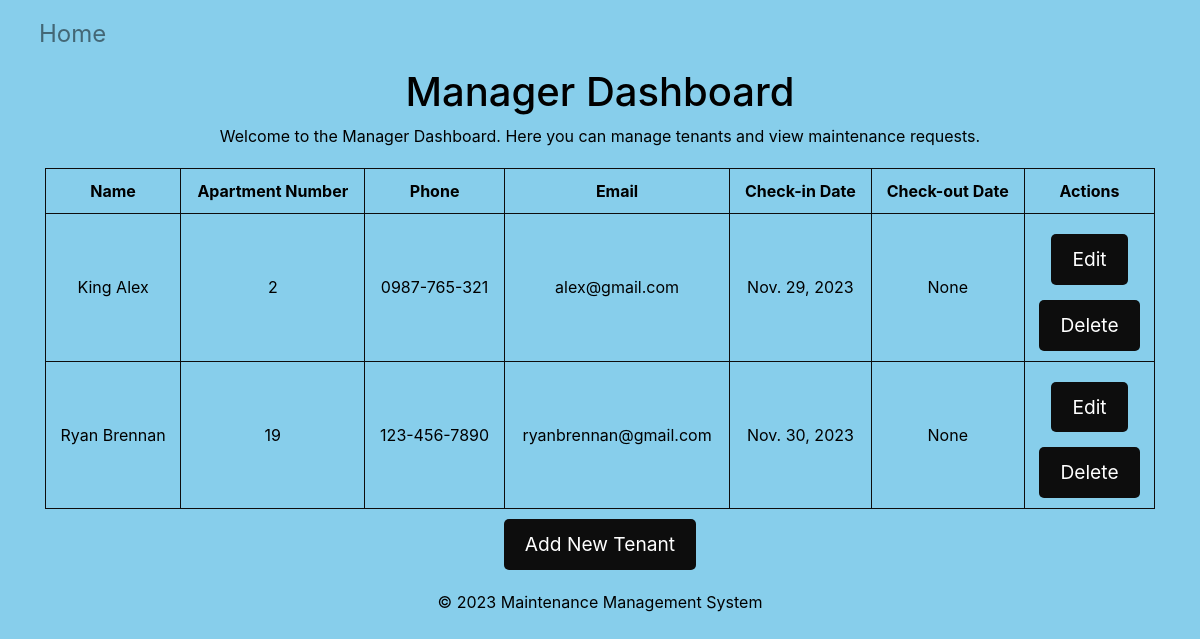
Page /maintenance/manager_view/ on the committed database.
### maintenance_app/models.py (models this page shows)
class Tenant(models.Model):
    name = models.CharField(max_length=100)
    apartment_number = models.CharField(max_length=10)
    phone = models.CharField(max_length=15)
    email = models.EmailField()
    check_in_date = models.DateField()
    check_out_date = models.DateField(null=True, blank=True)

### maintenance_app/views.py (the view)
# urls.py: path('manager_view/', views.manager_view, name='manager_view'),
def manager_view(request):
    tenants = Tenant.objects.all()  # Get all tenants
    return render(request, 'manager_view.html', {'tenants': tenants})

### templates/manager_view.html (shortened to what this page needs)
<!DOCTYPE html>
<html lang="en">
<head>
    <link rel="stylesheet" href="https://stackpath.bootstrapcdn.com/bootstrap/4.5.2/css/bootstrap.min.css">
</head>
<body>
    <header class="container-fluid">
        <nav class="navbar navbar-expand-lg navbar-light bg-light">
            <div class="navbar-nav">
                <a href="{% url 'maintenance_app:homepage' %}" class="nav-item nav-link">Home</a>
            </div>
        </nav>
        <h1>Manager Dashboard</h1>
    </header>
    <main class="container">
        <p>Welcome to the Manager Dashboard. Here you can manage tenants and view maintenance requests.</p>
        <table>
            <tr>
                <th>Name</th>
                <th>Apartment Number</th>
                <th>Phone</th>
                <th>Email</th>
                <th>Check-in Date</th>
                <th>Check-out Date</th>
                <th>Actions</th>
            </tr>
            {% for tenant in tenants %}
            <tr>
                <td>{{ tenant.name }}</td>
                <td>{{ tenant.apartment_number }}</td>
                <td>{{ tenant.phone }}</td>
                <td>{{ tenant.email }}</td>
                <td>{{ tenant.check_in_date }}</td>
                <td>{{ tenant.check_out_date }}</td>
                <td>
                    <div style="margin-bottom: 5px;">
                        <a href="{% url 'maintenance_app:move_tenant' tenant.id %}" class="btn btn-custom">Edit</a>
                    </div>
                    <div>
                        <form action="{% url 'maintenance_app:delete_tenant' tenant.id %}" method="post">
                            <input type="submit" class="btn btn-custom" value="Delete">
                        </form>
                    </div>
                </td>
            </tr>
            {% endfor %}
        </table>
        <a href="{% url 'maintenance_app:add_tenant' %}" class="btn btn-custom">Add New Tenant</a>
    </main>
    <footer>
        <p>&copy; 2023 Maintenance Management System</p>
    </footer>
</body>
</html>

### templates/manager_view.html (style rules this page uses)
body { background-color: #87CEEB; color: black; text-align: center; }
header h1 { color: black; }
header .navbar { background-color: #87CEEB !important; text-align: left; }
header .navbar .nav-link { color: black; font-size: 1.5em; }
.btn-custom { background-color: #0d0d0d; color: white; border-radius: 5px; padding: 10px 20px; font-size: 1.2em; transition: background-color 0.3s ease; margin-top: 10px; }
table { margin-top: 20px; width: 100%; }
table, th, td { border: 1px solid #0d0d0d; border-collapse: collapse; }
th, td { padding: 10px; text-align: center; }
footer { margin-top: 20px; color: black; text-align: center; }

### rows in the picture
Tenant: name "King Alex", apartment_number "2", phone "0987-765-321", email "alex@gmail.com", check_in_date "Nov. 29, 2023", check_out_date "None"
Tenant: name "Ryan Brennan", apartment_number "19", phone "123-456-7890", email "ryanbrennan@gmail.com", check_in_date "Nov. 30, 2023", check_out_date "None"
